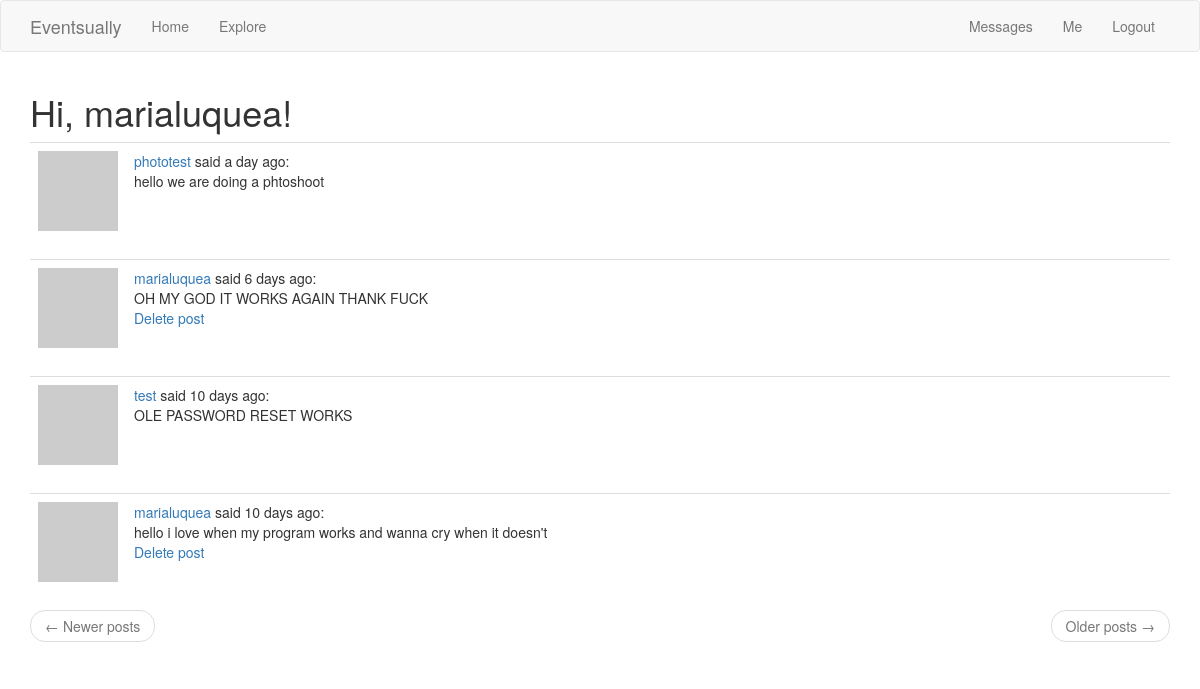
Page /explore (signed in) on the committed database.
### app/models.py (models this page shows, shortened)
class User(UserMixin, db.Model):
    id = db.Column(db.Integer, primary_key=True)
    username = db.Column(db.String(64), index=True, unique=True)
    email = db.Column(db.String(120), index=True, unique=True)
    password_hash = db.Column(db.String(128))
    profilepic = db.Column(db.String(50))
    posts = db.relationship('Post', backref='author', lazy='dynamic')
    about_me = db.Column(db.String(200))
    last_seen = db.Column(db.DateTime, default=datetime.utcnow)
    followed = db.relationship(
        'User', secondary=followers,
        primaryjoin=(followers.c.follower_id == id),
        secondaryjoin=(followers.c.followed_id == id),
        backref=db.backref('followers', lazy='dynamic'), lazy='dynamic')
    messages_sent = db.relationship('Message',foreign_keys='Message.sender_id',backref='author', lazy='dynamic')
    messages_received = db.relationship('Message',foreign_keys='Message.recipient_id',backref='recipient', lazy='dynamic')
    last_message_read_time = db.Column(db.DateTime)
    notifications = db.relationship('Notification', backref='user',lazy='dynamic')
    def avatar(self, size):
        digest = md5(self.email.lower().encode('utf-8')).hexdigest()
        return 'https://www.gravatar.com/avatar/{}?d=identicon&s={}'.format(digest, size)
    def new_messages(self):
        last_read_time = self.last_message_read_time or datetime(1900, 1, 1)
        return Message.query.filter_by(recipient=self).filter(
            Message.timestamp > last_read_time).count()

class Post(db.Model):
    id = db.Column(db.Integer, primary_key=True)
    body = db.Column(db.String(140))
    timestamp = db.Column(db.DateTime, index=True, default=datetime.utcnow)
    user_id = db.Column(db.Integer, db.ForeignKey('user.id'))

### main.py (the view)
@app.route('/explore')
@login_required
def explore():
    page = request.args.get('page', 1, type=int)
    posts = Post.query.order_by(Post.timestamp.desc()).paginate(page, app.config['POSTS_PER_PAGE'], False)
    next_url = url_for('explore', page=posts.next_num) \
        if posts.has_next else None
    prev_url = url_for('explore', page=posts.prev_num) \
        if posts.has_prev else None
    return render_template("index.html", title='Explore', posts=posts.items, next_url=next_url, prev_url=prev_url)

### app/models.py (called while the page is built)
@login.user_loader
def load_user(id):
    return User.query.get(int(id))

### main.py (called while the page is built)
@app.before_request
def before_request():
    if current_user.is_authenticated:
        current_user.last_seen = datetime.utcnow()
        db.session.commit()

### app/templates/index.html (shortened to what this page needs)
{% extends "base.html" %}
{% import 'bootstrap/wtf.html' as wtf %}
{% block app_content %}
    <h1>Hi, {{ current_user.username }}!</h1>
    {% for post in posts %}
        {% include '_post.html' %}
    {% endfor %}
    <nav aria-label="...">
            <ul class="pager">
                <li class="previous{% if not prev_url %} disabled{% endif %}">
                    <a href="{{ prev_url or '#' }}">
                        <span aria-hidden="true">&larr;</span> Newer posts
                    </a>
                </li>
                <li class="next{% if not next_url %} disabled{% endif %}">
                    <a href="{{ next_url or '#' }}">
                        Older posts <span aria-hidden="true">&rarr;</span>
                    </a>
                </li>
            </ul>
        </nav>
    {% endblock %}

### app/templates/_post.html
<table class="table table-hover">
        <tr>
            <td width="70px">
                <a href="{{ url_for('user', username=post.author.username) }}">
                    <img src="{{ post.author.avatar(70) }}" />
                </a>
            </td>
            <td>
                <a href="{{ url_for('user', username=post.author.username) }}">
                    {{ post.author.username }}
                </a>
                said {{ moment(post.timestamp).fromNow() }}:
                <br>
                {{ post.body }}
                <br>
                {% if post.author.username == current_user.username %}
                  <a href="{{ url_for('delete_post', post_id=post.id) }}">Delete post</a>
                {% endif %}
            </td>
        </tr>
    </table>

### rows in the picture
User: username "marialuquea"
Post: author.username "phototest", timestamp "a day ago", body "hello we are doing a phtoshoot"
Post: author.username "marialuquea", timestamp "6 days ago", body "OH MY GOD IT WORKS AGAIN THANK FUCK"
Post: author.username "test", timestamp "10 days ago", body "OLE PASSWORD RESET WORKS"
Post: author.username "marialuquea", timestamp "10 days ago", body "hello i love when my program works and wanna cry when it doesn't"

### other values in the picture
{{ 'Messages' }} "Messages"
